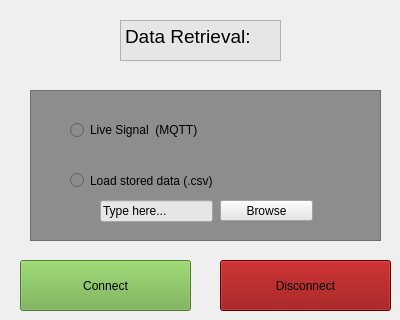
     <widget class="QWidget" name="Demo">
      <attribute name="title">
       <string>Demo Mode</string>
      </attribute>
      <widget class="QTextBrowser" name="dataRetrievalTitle">
       <property name="geometry">
        <rect>
         <x>120</x>
         <y>20</y>
         <width>161</width>
         <height>41</height>
        </rect>
       </property>
       <property name="styleSheet">
        <string notr="true">background-color: rgb(230, 230, 230);
font: 8pt &quot;Lucida Console&quot;;</string>
       </property>
       <property name="html">
        <string>&lt;!DOCTYPE HTML PUBLIC &quot;-//W3C//DTD HTML 4.0//EN&quot; &quot;http://www.w3.org/TR/REC-html40/strict.dtd&quot;&gt;
&lt;html&gt;&lt;head&gt;&lt;meta name=&quot;qrichtext&quot; content=&quot;1&quot; /&gt;&lt;style type=&quot;text/css&quot;&gt;
p, li { white-space: pre-wrap; }
&lt;/style&gt;&lt;/head&gt;&lt;body style=&quot; font-family:'Lucida Console'; font-size:8pt; font-weight:400; font-style:normal;&quot;&gt;
&lt;p style=&quot; margin-top:0px; margin-bottom:0px; margin-left:0px; margin-right:0px; -qt-block-indent:0; text-indent:0px;&quot;&gt;&lt;span style=&quot; font-family:'MS Shell Dlg 2'; font-size:14pt;&quot;&gt;Data Retrieval:&lt;/span&gt;&lt;/p&gt;&lt;/body&gt;&lt;/html&gt;</string>
       </property>
      </widget>
      <widget class="QFrame" name="dataRetrievalFrame">
       <property name="geometry">
        <rect>
         <x>30</x>
         <y>90</y>
         <width>351</width>
         <height>151</height>
        </rect>
       </property>
       <property name="styleSheet">
        <string notr="true">background-color: rgb(141, 141, 141);</string>
       </property>
       <property name="frameShape">
        <enum>QFrame::StyledPanel</enum>
       </property>
       <property name="frameShadow">
        <enum>QFrame::Raised</enum>
       </property>
       <widget class="QLineEdit" name="fileSearchBox">
        <property name="geometry">
         <rect>
          <x>70</x>
          <y>110</y>
          <width>113</width>
          <height>22</height>
         </rect>
        </property>
        <property name="styleSheet">
         <string notr="true">background-color: rgb(230, 230, 230);</string>
        </property>
        <property name="text">
         <string>Type here...</string>
        </property>
       </widget>
       <widget class="QRadioButton" name="liveSigButton">
        <property name="geometry">
         <rect>
          <x>40</x>
          <y>30</y>
          <width>131</width>
          <height>20</height>
         </rect>
        </property>
        <property name="text">
         <string>Live Signal  (MQTT)</string>
        </property>
       </widget>
       <widget class="QRadioButton" name="uploadDataButton">
        <property name="geometry">
         <rect>
          <x>40</x>
          <y>80</y>
          <width>171</width>
          <height>21</height>
         </rect>
        </property>
        <property name="text">
         <string>Load stored data (.csv)</string>
        </property>
       </widget>
       <widget class="QPushButton" name="browseButton">
        <property name="geometry">
         <rect>
          <x>190</x>
          <y>110</y>
          <width>93</width>
          <height>21</height>
         </rect>
        </property>
        <property name="styleSheet">
         <string notr="true">background-color: rgb(230, 230, 230);</string>
        </property>
        <property name="text">
         <string>Browse</string>
        </property>
       </widget>
      </widget>
      <widget class="QPushButton" name="connectButton">
       <property name="geometry">
        <rect>
         <x>20</x>
         <y>260</y>
         <width>171</width>
         <height>51</height>
        </rect>
       </property>
       <property name="styleSheet">
        <string notr="true">background-color: rgb(107, 170, 67)</string>
       </property>
       <property name="text">
        <string>Connect</string>
       </property>
      </widget>
      <widget class="QPushButton" name="disconnectButton">
       <property name="geometry">
        <rect>
         <x>220</x>
         <y>260</y>
         <width>171</width>
         <height>51</height>
        </rect>
       </property>
       <property name="styleSheet">
        <string notr="true">background-color: rgb(144, 0, 0);</string>
       </property>
       <property name="text">
        <string>Disconnect</string>
       </property>
      </widget>
     </widget>
